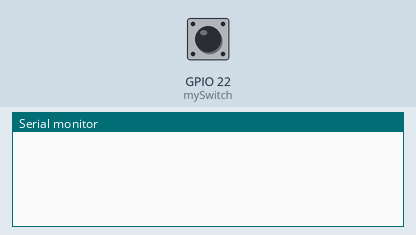
Recording of a sketch running on a simulated ESP32. On the bench: the last lines printed to the serial monitor. Inputs (shaded band) come from the test bench; at power-on: GPIO 22 (mySwitch) HIGH.

Above: at 1.2 s.
1.3 s: GPIO 22 (mySwitch) pulled LOW for 0.15 s
At 1.48 s:
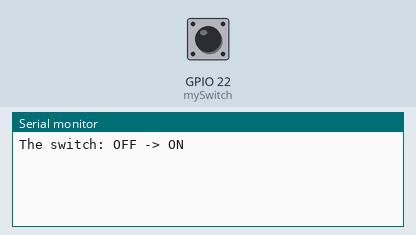
At 2.2 s:
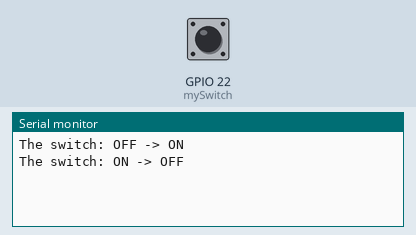

The sketch:

switch.ino
```cpp
/*
 * This ESP32 code is created by esp32io.com
 *
 * This ESP32 code is released in the public domain
 *
 * For more detail (instruction and wiring diagram), visit https://esp32io.com/tutorials/esp32-switch
 */

#include <ezButton.h>

unsigned long startTime; // Variable to store the start time in milliseconds
unsigned long duration = 0.1 * 60 * 1000; // Two minutes in milliseconds
int buzzer=5;
ezButton mySwitch(22);  // create ezButton object that attach to ESP32 pin GPIO17

void setup() {
  Serial.begin(9600);
  pinMode(buzzer, OUTPUT);
  mySwitch.setDebounceTime(50); // set debounce time to 50 milliseconds
  startTime=0;
}

void loop() {
  mySwitch.loop(); // MUST call the loop() function first

  if (mySwitch.isPressed()){
    int endTime = startTime + 1000;
    if(startTime == 0){
      Serial.println("The switch: OFF -> ON");
      startTime = millis();
      endTime = startTime + duration;
    }
    if(startTime>=endTime){
      tone(buzzer,2000,700);
     //add another 500 milliseconds of silence

     tone(buzzer,0,200);
    }
  }

  if (mySwitch.isReleased())
    Serial.println("The switch: ON -> OFF");
    noTone(buzzer);
    startTime = 0;

  int state = mySwitch.getState();
  // if (state == HIGH)
  //   Serial.println("The switch: OFF");
  // else
  //   Serial.println("The switch: ON");
}
```

Measured:
- after the input at 1.3 s, the serial monitor: prints a new line after 0.05 s (image 1)
